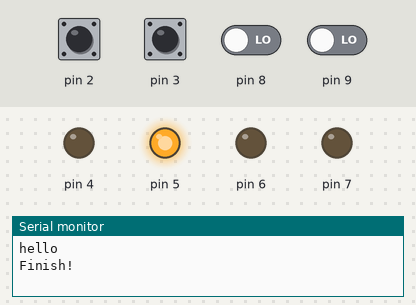
A sketch run on a simulated Arduino Uno, built with avr-gcc and run on an emulated ATmega328P. On the bench: output pins drawn as LEDs (lit = HIGH), the last lines printed to the serial monitor. Inputs (shaded band) come from the test bench; at power-on: pin 2, pin 3 HIGH, pin 8, pin 9 LOW.

Above: at 2.1 s.
At 7.1 s:
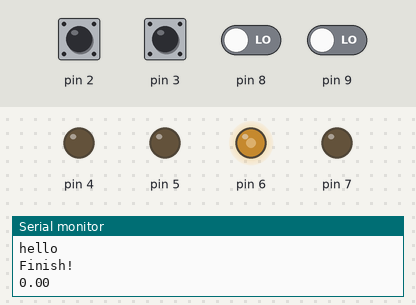
At 13.2 s:
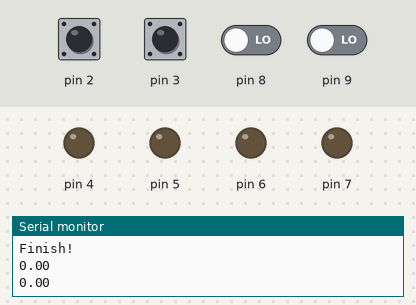
13.3 s: pin 2 pulled LOW for 0.15 s
14.9 s: pin 3 pulled LOW for 0.15 s
Timing chart, 0 to 17.9 s (numbered marks = the images above; inputs shaded):
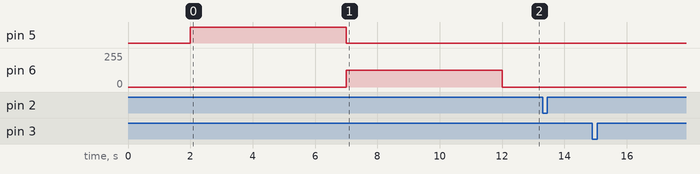

The sketch:

test.ino
```cpp
#include "hardware.h"

extern int counterA;
extern int counterB;

using namespace hardware::pins;

void setup() {
    // put your setup code here, to run once:
    Serial.begin(19200);
    while (! Serial);
    Serial.println("hello");

	hardware::led::config_io_mode(hardware::io_mode::output);
    hardware::led::high();
    delay(2000);
    hardware::led::low();
    Serial.println("Finish!");

    hardware::left_encoder::enable();
    hardware::pins::left_encoder_a::attach_interrupt(&callback1, hardware::interrupt_mode::change);
    hardware::left_motor::enable();
    units::percentage full_speed(100);
    hardware::left_motor::forward(full_speed);
    delay(5000);
    hardware::left_motor::stop();
    units::millimeters distance = hardware::left_wheel::position();
    Serial.println(distance.count());

    hardware::right_encoder::enable();
    hardware::pins::right_encoder_a::attach_interrupt(&callback2, hardware::interrupt_mode::change);
    hardware::right_motor::enable();
    units::percentage half_speed(50);
    hardware::right_motor::backward(half_speed);
    delay(5000);
    hardware::right_motor::stop();
    distance = hardware::right_wheel::position();
    Serial.println(distance.count());

}

void loop() {
    // put your main code here, to run repeatedly:

}

void callback1(void)
{
    if(hardware::pins::left_encoder_a::read() != hardware::pins::left_encoder_b::read())
    {
        counterA++;
    }
    else
    {
         counterA--;
    }
    Serial.print("CounterA is: ");
    Serial.print(counterA);
    Serial.print(" A is: ");
    Serial.print((unsigned int)hardware::pins::left_encoder_a::read());
    Serial.print(" B is: ");
    Serial.println((unsigned int)hardware::pins::left_encoder_b::read());
}

void callback2(void)
{
  	if(hardware::pins::right_encoder_a::read() != hardware::pins::right_encoder_b::read())
    {
  	    counterB++;
    }
    else
    {
        counterB--;
    }
  	Serial.print("CounterB is: ");
  	Serial.print(counterB);
    Serial.print(" A is: ");
    Serial.print((unsigned int)hardware::pins::right_encoder_a::read());
    Serial.print(" B is: ");
    Serial.println((unsigned int)hardware::pins::right_encoder_b::read());
}
```

hardware.cpp
```cpp
#include "hardware.h"
#include "Arduino.h"

#define FORWARD logic_level::low
#define BACKWARD logic_level::high

int counterA = 0;
int counterB = 0;

template <hardware::pin_t pin>
auto hardware::digital_pin<pin>::config_io_mode (hardware::io_mode mode) -> void
{
  	switch(mode)
  	{
	    case io_mode::input:
	        pinMode(pin_number,INPUT);
	        break;
	    case io_mode::output:
	        pinMode(pin_number,OUTPUT);
	        break;
	    case io_mode::input_pullup:
	        pinMode(pin_number,INPUT_PULLUP);
	        break;
	    case io_mode::unset:
	        Serial.print("Pin unset");
	        break;
  	}
}

template <hardware::pin_t pin>
auto hardware::digital_pin<pin>::read()->logic_level {
	int reading = digitalRead(pin_number);
	if(reading == LOW)
	{
		return logic_level::low;
	}
	else
	{
		return logic_level::high;
	}
}

template <hardware::pin_t pin>
auto hardware::digital_pin<pin>::write(logic_level level) -> void {
    if(level == logic_level::high){
    	digitalWrite(pin_number,HIGH);
    }else if(level == logic_level::low){
        digitalWrite(pin_number,LOW);
    }else{
        Serial.println("No write level");
    }
}

template <hardware::pin_t pin>
auto hardware::digital_pin<pin>::high() -> void {
	digitalWrite(pin_number, HIGH);
}

template <hardware::pin_t pin>
auto hardware::digital_pin<pin>::low() -> void {
	digitalWrite(pin_number, LOW);
}

template <hardware::pin_t pin>
auto hardware::digital_pin<pin>::pwm_write (units::percentage duty_cycle) -> void
{
	analogWrite(pin_number, (int)(duty_cycle.count()*2.55));
    //Serial.println((int)(duty_cycle.count()*2.55));
}

template <typename pin>
auto hardware::interrupt<pin>::attach_interrupt (void (*callback) (), interrupt_mode mode) -> void
{
    switch(mode)
    {
        case interrupt_mode::low:
            attachInterrupt(digitalPinToInterrupt(pin::pin_number), callback, LOW);
            break;
        case interrupt_mode::change:
            attachInterrupt(digitalPinToInterrupt(pin::pin_number), callback, CHANGE);
            break;
        case interrupt_mode::rising:
            attachInterrupt(digitalPinToInterrupt(pin::pin_number), callback, RISING);
            break;
        case interrupt_mode::falling:
            attachInterrupt(digitalPinToInterrupt(pin::pin_number), callback, FALLING);
            break;
        default:
            break;
    }
}

template <class pin_a, class pin_b>
auto hardware::motor<pin_a, pin_b>::enable () -> void
{
    pin_a::config_io_mode(io_mode::output);
}

template <class pin_a, class pin_b>
auto hardware::motor<pin_a, pin_b>::stop () -> void
{
    units::percentage zero_percent(0);
    pin_b::pwm_write(zero_percent);
}

template <class pin_a, class pin_b>
auto hardware::motor<pin_a, pin_b>::forward (units::percentage velocity) -> void
{
	pin_a::write(FORWARD);
    pin_b::pwm_write(velocity);
}

template <class pin_a, class pin_b>
auto hardware::motor<pin_a, pin_b>::backward (units::percentage velocity) -> void
{
	pin_a::write(FORWARD);
    pin_b::pwm_write(velocity);
}

template <typename pin_a, typename pin_b>
auto hardware::encoder<pin_a, pin_b>::enable () -> void
{
    encoder_pin_a::config_io_mode(io_mode::input_pullup);
    encoder_pin_b::config_io_mode(io_mode::input);
}

template <typename pin_a, typename pin_b>
auto hardware::encoder<pin_a, pin_b>::count () -> encoder_count
{
    if (pin_a::pin_number==2u)
        return counterA;
    else
        return counterB;
}

template <typename pin_a, typename pin_b>
auto hardware::wheel<pin_a, pin_b>::position () -> units::millimeters
{
    hardware::encoder_count count = hardware::encoder<pin_a, pin_b>::count();
    units::millimeters result(count*135/24);
    return result;
}

template class hardware::digital_pin<22U>;
template class hardware::motor<hardware::pins::M1, hardware::pins::E1>;
template class hardware::motor<hardware::pins::M2, hardware::pins::E2>;
template class hardware::digital_pin<2U>;
template class hardware::interrupt<hardware::digital_pin<2U>>;
template class hardware::digital_pin<8U>;
template class hardware::digital_pin<3U>;
template class hardware::interrupt<hardware::digital_pin<3U>>;
template class hardware::digital_pin<9U>;
template class hardware::encoder<hardware::pins::left_encoder_a, hardware::pins::left_encoder_b>;
template class hardware::encoder<hardware::pins::right_encoder_a, hardware::pins::right_encoder_b>;
template class hardware::wheel<hardware::pins::left_encoder_a, hardware::pins::left_encoder_b>;
template class hardware::wheel<hardware::pins::right_encoder_a, hardware::pins::right_encoder_b>;
```

hardware_definition.h
```cpp
#pragma once
// __STUDENT_SHOULD_CHANGE_THIS_FILE__
// Example of how hardware definition could look like.

namespace hardware
{
	/**
	 * \brief The pins namespace contains definition of the functionality of all the
	 * pins on Arduino.
	 */
	namespace pins    // TODO student to define.
	{
		/**
		 * \brief The imu_interrupt is used by imu to signal data ready.
		 */
		using imu_interrupt = digital_pin<1U>;

		/**
		 * \brief The M1 is motor drive channel 1 direction
		 */
		using M1 = digital_pin<4U>;

		/**
		 * \brief The E2 is motor drive channel 1 speed
		 */
		using E1 = digital_pin<5U>;

		/**
		 * \brief The M2 is motor drive channel 2 direction
		 */
		using M2 = digital_pin<7U>;

		/**
		 * \brief The E2 is motor drive channel 2 speed
		 */
		using E2 = digital_pin<6U>;

		/**
		 * \brief The sonar_trigger is ultrasound trigger pin connected to a0.
		 */
		using sonar_trigger = analog_pin<digital_pin<6U>>;

		/**
		 * \brief The ultrasound_echo is ultrasound echo pin connected to a1.
		 */
		using sonar_echo = analog_pin<digital_pin<7U>>;

		using left_encoder_a = interrupt<digital_pin<2U>>;
		using left_encoder_b = digital_pin<8U>;

		using right_encoder_a = interrupt<digital_pin<3U>>;
		using right_encoder_b = digital_pin<9U>;

		using left_lidar_enable = digital_pin<12U>;
		using right_lidar_enable = digital_pin<13U>;


		constexpr auto left_lidar_address = 0x22;
		constexpr auto right_lidar_address = 0x42;
	}    // namespace pins

	/**
	 * \brief The led is on board led pin
	 */
	using led = digital_pin<22U>;

	using left_encoder = encoder<pins::left_encoder_a, pins::left_encoder_b>;
	using left_wheel = wheel<pins::left_encoder_a, pins::left_encoder_b>;

	using right_encoder = encoder<pins::right_encoder_a, pins::right_encoder_b>;
	using right_wheel = wheel<pins::right_encoder_a, pins::right_encoder_b>;

	/**
	 * \brief The left_motor bind left motor to the correct pins.
	 */
	using right_motor = motor<pins::M2, pins::E2>;

	/**
	 * \brief The right_motor bind right motor to the correct pins.
	 */
	using left_motor = motor<pins::M1, pins::E1>;

	/**
	 * \brief The ultrasound is ultrasound sensor template bind to the trigger and
	 * echo pin.
	 */
	using front_sonar = sonar<pins::sonar_trigger, pins::sonar_echo>;

	/**
	 * \brief This serial is used to communicate with pc via usb.
	 */
	using serial = serial_api<serial_tag<0>>;

	/**
	 * \brief The serial is used to communicate with Bluetooth module.
	 */
	using bluetooth = serial_api<serial_tag<1>>;

	using left_lidar = lidar<lidar_tag<0>>;

	using right_lidar = lidar<lidar_tag<1>>;
}    // namespace hardware
```

type_traits.h
```cpp
#pragma once
// __STUDENT_DONT_NEED_TO_UNDERSTAND_THIS_FILE__
// __DO_NOT_CHANGE_THIS_FILE__
#define MTRN_TYPE_TRAITS 1.0

// Implementing some basic c++ type_traits missing from avr-gcc.
// Most code copied from cppreference.com see
// https://en.cppreference.com/w/Cppreference:Copyright/CC-BY-SA
template <class T>
struct remove_reference;
template <class T>
using remove_reference_t = typename remove_reference<T>::type;
template <class T>
struct remove_reference
{
    typedef T type;
};
template <class T>
struct remove_reference<T &>
{
    typedef T type;
};
template <class T>
struct remove_reference<T &&>
{
    typedef T type;
};

template <class T, T v>
struct integral_constant
{
    static constexpr T value = v;
    typedef T value_type;
    typedef integral_constant type;    // using injected-class-name
    constexpr operator value_type () const noexcept
    {
        return value;
    }
    constexpr value_type operator() () const noexcept
    {
        return value;
    }    // since c++14
};
template <bool B>
using bool_constant = integral_constant<bool, B>;
using true_type = integral_constant<bool, true>;
using false_type = integral_constant<bool, false>;

template <class T>
struct is_lvalue_reference;
#if GCC_VERSION > 50000
template <class T>
constexpr bool is_lvalue_reference_v = is_lvalue_reference<T>::value;
#endif

template <class T>
struct is_lvalue_reference : false_type
{
};
template <class T>
struct is_lvalue_reference<T &> : true_type
{
};

template <class T, class U>
struct is_same : false_type
{
};

template <class T>
struct is_same<T, T> : true_type
{
};

template <bool B, class T = void>
struct enable_if
{
};

template <class T>
struct enable_if<true, T>
{
    typedef T type;
};

template <bool B, class T = void>
using enable_if_t = typename enable_if<B, T>::type;

template <template <class...> class Template, class T>
struct is_instantiation : false_type
{
};
template <template <class...> class Template, class... Ts>
struct is_instantiation<Template, Template<Ts...>> : true_type
{
};

template <class a, class u>
struct non_type_parameter;

template <class a, a i, template <a> class u>
struct non_type_parameter<a, u<i>>
{
    static constexpr a value = i;
};

// template <class a, class u>
// constexpr bool non_type_parameter_v = non_type_parameter<a, u>::value;

template <typename tag, class non_type_arg_t, template <non_type_arg_t> class t>
using check_tag
    = is_same<tag, t<non_type_parameter<non_type_arg_t, tag>::value>>;

// template<class T, template <class> class U>
// constexpr bool is_instance_v<U<T>, U> = is_instance<U<T>, U>::value;

template <class T>
T && forward (typename remove_reference<T>::type & t) noexcept
{
    return static_cast<T &&> (t);
}

template <class T>
T && forward (typename remove_reference<T>::type && t) noexcept
{
    static_assert (!is_lvalue_reference<T>::value,
        "Can not forward an rvalue as an lvalue.");
    return static_cast<T &&> (t);
}

//#pragma once
//
// template <class T, T v>
// struct integral_constant
//{
//    static constexpr T value = v;
//    typedef T value_type;
//    typedef integral_constant type;    // using injected-class-name
//    constexpr operator value_type () const noexcept
//    {
//        return value;
//    }
//    constexpr value_type operator() () const noexcept
//    {
//        return value;
//    }    // since c++14
//};
//
// using true_type = integral_constant<bool, true>;
// using false_type = integral_constant<bool, false>;
//
// template <class T, class U>
// struct is_same : false_type
//{
//};
//
// template <class T>
// struct is_same<T, T> : true_type
//{
//};
//
// template <bool B, class T = void>
// struct enable_if
//{
//};
//
// template <class T>
// struct enable_if<true, T>
//{
//    typedef T type;
//};
//
// template< bool B, class T = void >
// using enable_if_t = typename enable_if<B,T>::type;
```

Source omitted: hardware.h (24155 bytes), units.h (9541 bytes)
